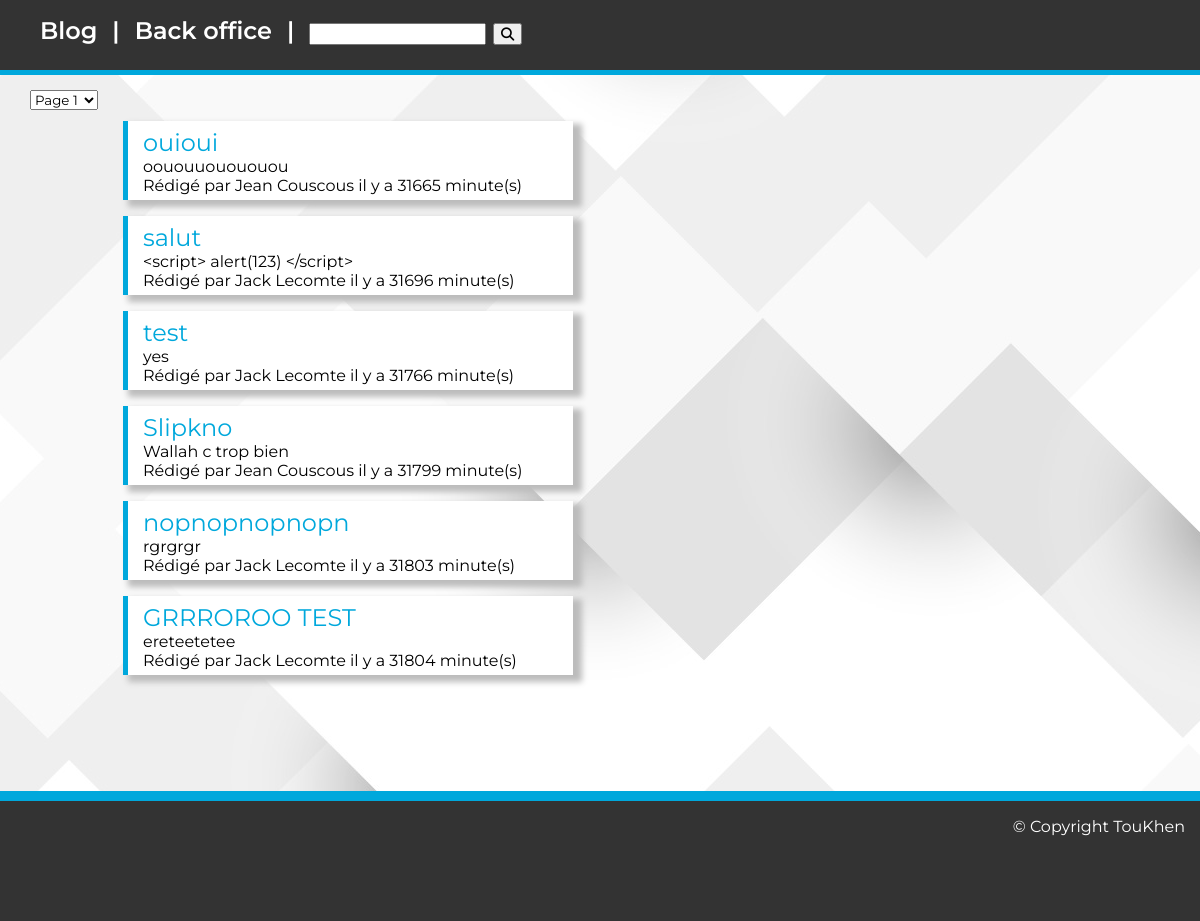
The page / on the database its author committed.
### tables this page shows
CREATE TABLE `tbl_article` (
  `id_art` int(10) UNSIGNED NOT NULL,
  `id_cat` int(10) UNSIGNED NOT NULL,
  `title` varchar(100) NOT NULL,
  `content` text NOT NULL,
  `created_at` timestamp NOT NULL DEFAULT current_timestamp(),
  `published` tinyint(4) NOT NULL DEFAULT 1,
  `id_author` int(11) UNSIGNED NOT NULL
);

CREATE TABLE `tbl_authors` (
  `id_author` int(10) UNSIGNED NOT NULL,
  `name_author` char(20) NOT NULL,
  `birthdate` date NOT NULL,
  `citizenship` varchar(50) NOT NULL
);

### index.php (called while the page is built, shortened)
<?php require_once 'inc/header.php' ?>
<?php require_once 'inc/article.php'?>

### inc/article.php (the view, shortened to what this page needs)
<?php
require_once 'inc/mysql.php';
$sql = 'SELECT `id_art`
        FROM `tbl_article`
        WHERE `published`
        ';
$result1 = $mysqli->query($sql);
$articleLength = count($result1->fetch_All(MYSQLI_ASSOC));
$pagination = '';
$minArticle = 0;
if ($articleLength > 6){
    for ($i = -1; ++$i < number_format($articleLength / maxArticle);) {
        $pageHTML = $i + 1;
        if (count($_GET) > 0 && $_GET['pagination'] == $i){
            $pagination .= '<option value="'.$i.'" selected>Page '.$pageHTML.'</option>';
        } else $pagination .= '<option value="'.$i.'">Page '.$pageHTML.'</option>';
    }
}
$sql = 'SELECT *
        FROM `tbl_article`
        JOIN tbl_authors
        USING (id_author)
        WHERE published
        ORDER BY `tbl_article`.`created_at` DESC
        LIMIT '.$minArticle.','.maxArticle.'
        ';
$result = $mysqli->query($sql);
$article = $result->fetch_All(MYSQLI_ASSOC);
$articleHTML = '';
if ($article > 0) {
    echo '<div id="articles-list">';
    foreach ($article as $k) {
        $sql = 'SELECT TIMESTAMPDIFF(MINUTE, "' . $k["created_at"] . '" , current_timestamp) tmc';
        $result = $mysqli->query($sql);
        $sqlTime = $result->fetch_assoc();
        $tmc = intval($sqlTime["tmc"]);
        $tmc = $tmc . " minute(s)";
        $string = $k['content'];
        $newtext = (strlen($string) > 100) ? substr($string, 0, 100) . '[...]' : $string;
        $articleHTML .= '
            <div class="articles">
                <ul>
                    <li><a href="pagePost.php?id=' . $k['id_art'] . '">' . $k['title'] . '</a></li>
                    <li>' . $newtext . '</a></li>
                    <li>Rédigé par ' . $k['name_author'] . ' il y a ' . $tmc . '</li>
                </ul>
            </div>
        ';
    }
    if ($articleLength > 6){
        echo '<form id="pagination">
            <select name="pagination" onchange="document.querySelector(\'#pagination\').submit()">';
    }
    echo $pagination;
    if ($articleLength > 6){
        echo '    </select>
        </form>';
    }
    echo '<div id="article-container">';
    echo $articleHTML;
    echo '</div>';
}
?>

### inc/header.php (shortened to what this page needs)
<!DOCTYPE html>
<html lang="fr">
<head>
    <link rel="stylesheet" href="style/style.css">
    <link rel="stylesheet" href="style/header.css">
    <link rel="stylesheet" href="style/footer.css">
    <link rel="stylesheet" href="style/login.css">
    <link rel="stylesheet" href="style/article.css">
    <link rel="stylesheet" href="style/articles-modif.css">
</head>
<body>
<header>
    <nav>
        <ul>
            <li><a href="index.php">Blog</a></li>
            <li>|</li>
            <li><a href="backOffice.php">Back office</a></li>
            <li>|</li>
            <li>
                <form method="post" action="searchPage.php">
                    <input name="searchbar" list="searchlist" type="search" id="searchbar" minlength="3">
                    <button type="submit"><i class="fas fa-search"></i></button>
                </form>
            </li>
        </ul>
    </nav>
</header>
<main>
    <div id="article-container">

### style/style.css (style rules this page uses)
:root { --accent-color: #00a8dc; --secondary-color: #333; }
body { margin: 0; padding: 0; background-image: url('../img/3305327.jpg'); background-position: center; background-repeat: repeat; }
* { font-family: 'Montserrat', sans-serif; box-sizing: border-box; }
a { color: var(--accent-color); }
main { min-height: calc(100Vh - 240px); width: 95%; margin: 0 auto 20px; }
.articles { min-width: 250px; width: 450px; margin-left: 25px; box-shadow: 7px 5px 6px 2px #bcbcbc; border-left: 5px solid var(--accent-color); animation: 0.5s ease-in slide-in; background-color: #fff; margin-bottom: 15px; }
.articles ul { list-style: none; padding-left: 15px; padding-bottom: 5px; padding-top: 7px; }
.articles li:first-child a { color: var(--accent-color); font-size: 1.5rem; text-decoration: none; }

### style/header.css (style rules this page uses)
header { border-bottom: 5px solid var(--accent-color); }
header nav { width: 100%; height: 70px; background-color: var(--secondary-color); display: flex; flex-direction: column; }
header nav ul { display: flex; list-style: none; }
header nav li:first-child { margin: 0; }
header nav li { color: white; font-weight: 600; font-size: 1.5rem; margin-left: 15px; }
header a { color: white; text-decoration: none; }

### style/footer.css (style rules this page uses)
footer { height: 150px; width: 100%; background-color: var(--secondary-color); display: flex; flex-direction: column; border-top: 10px solid var(--accent-color); }
footer p { color: white; margin-right: 15px; align-self: flex-end; }

### style/article.css (style rules this page uses)
#articles-list { display: flex; flex-wrap: wrap; flex-direction: row; }
#article-container { margin-top: 15px; }

### rows shown on the page
tbl_article: title "ouioui", content "oououuouououou", id_author.name_author "Jean Couscous", tmc "31665 minute(s)"
tbl_article: title "salut", content "<script> alert(123) </script>", id_author.name_author "Jack Lecomte", tmc "31696 minute(s)"
tbl_article: title "test", content "yes", id_author.name_author "Jack Lecomte", tmc "31766 minute(s)"
tbl_article: title "Slipkno", content "Wallah c trop bien", id_author.name_author "Jean Couscous", tmc "31799 minute(s)"
tbl_article: title "nopnopnopnopn", content "rgrgrgr", id_author.name_author "Jack Lecomte", tmc "31803 minute(s)"
tbl_article: title "GRRROROO TEST", content "ereteetetee", id_author.name_author "Jack Lecomte", tmc "31804 minute(s)"
